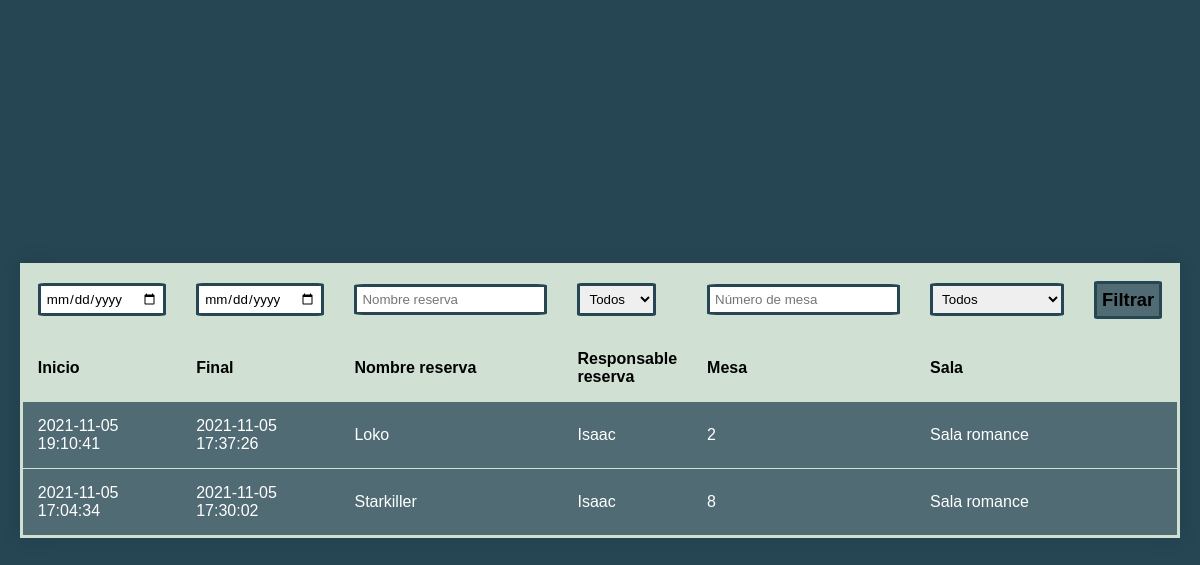
Page /view/historial.php (signed in) on the earlier database version.
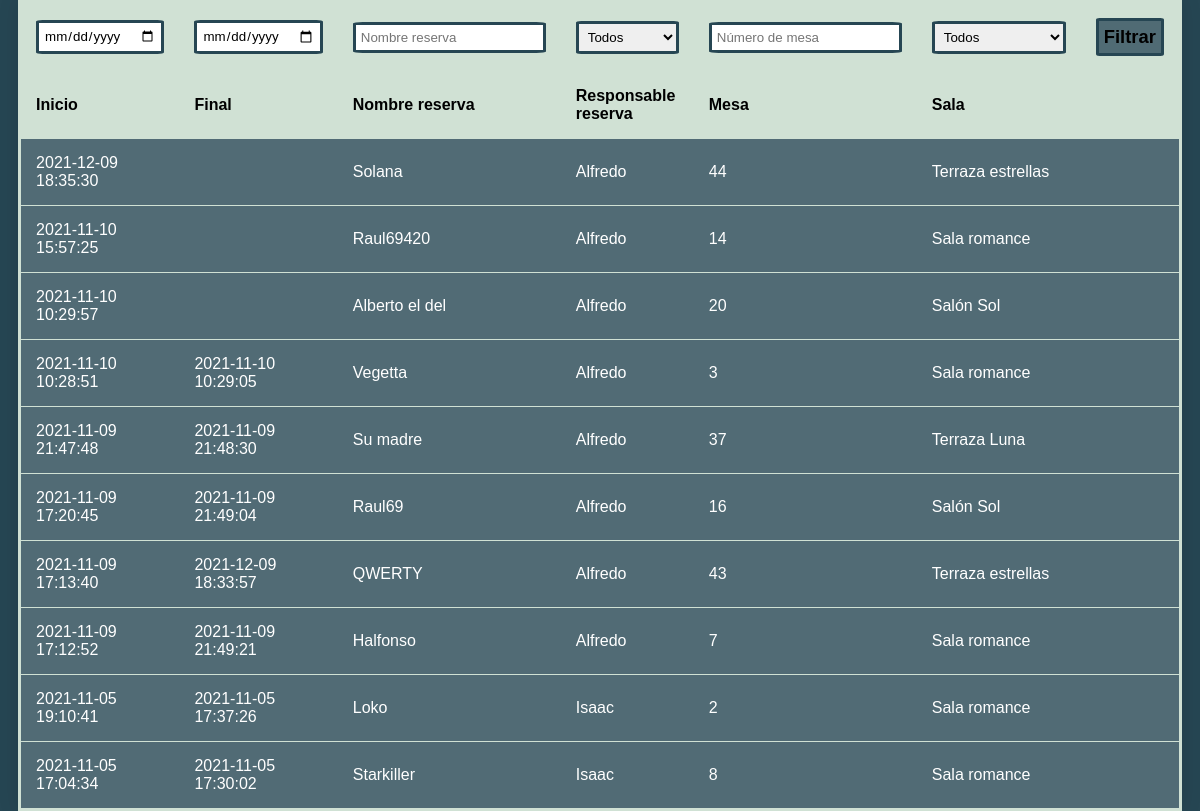
Same page on the later database version.
### tables this page shows
CREATE TABLE `tbl_reserva` (
  `id_res` int(11) NOT NULL,
  `horaIni_res` datetime NOT NULL,
  `horaFin_res` datetime DEFAULT NULL,
  `datos_res` varchar(30) NOT NULL,
  `id_use_fk` int(11) NOT NULL,
  `id_mes_fk` int(11) NOT NULL
);

CREATE TABLE `tbl_usuario` (
  `id_use` int(11) NOT NULL,
  `nombre_use` varchar(45) DEFAULT NULL,
  `email_use` varchar(50) NOT NULL,
  `pwd_use` varchar(50) NOT NULL,
  `tipo_use` enum('Camarero','Admin','Mantenimiento') NOT NULL
);

CREATE TABLE `tbl_mesa` (
  `id_mes` int(11) NOT NULL,
  `status_mes` enum('Libre','Mantenimiento','Ocupado/Reservado') NOT NULL,
  `capacidad_mes` int(3) NOT NULL,
  `id_sal_fk` int(11) NOT NULL
);

CREATE TABLE `tbl_sala` (
  `id_sal` int(11) NOT NULL,
  `nombre_sal` varchar(50) DEFAULT NULL,
  `capacidad_sal` int(3) DEFAULT NULL,
  `imagen_sal` varchar(45) DEFAULT NULL
);

### view/historial.php (the view, shortened to what this page needs)
<!DOCTYPE html>
<?php include_once '../services/connection.php';?>
<html lang="en">
<head>
    <link rel="stylesheet" href="../css/style.css">
</head>
<body class="historial">
        <div class="atras"><a href="menu.php?ahora=1"><i class="far fa-arrow-alt-square-left"></i></a></div>
        <div class="logout"><a href="../services/kill-login.php"><i class="fas fa-user-circle"></i></a></div>
<?php
    $reserva=$pdo->prepare("SELECT r.id_res, r.horaIni_res, r.horaFin_res, r.datos_res, u.nombre_use, m.id_mes, s.nombre_sal
    FROM tbl_reserva r
    INNER JOIN tbl_usuario u ON r.id_use_fk=u.id_use
    INNER JOIN tbl_mesa m ON r.id_mes_fk=m.id_mes
    INNER JOIN tbl_sala s ON m.id_sal_fk=s.id_sal;");
    $reserva->execute();
    $data = $reserva->fetchAll(PDO::FETCH_ASSOC);
?>
<div class="region-historial flex-cv">
        <table class="table-reservas">
        <thead>
            <tr><form action="./historial.php" method="POST">
                <th><input type="date" id="" name="horaIni_res" placeholder="Hora"></th>
                <th><input type="date" id="" value="" name="horaFin_res" placeholder="Hora"></th>
                <th><input type="text" id="" name="datos_res" placeholder="Nombre reserva"></th>
                <th><select name='nombre_use' value=''>
                <option value=''>Todos</option>
            </select></th>
                <th><input type="number" id="" name="id_mes" placeholder="Número de mesa"></th>
                <th><select name='nombre_sal' value=''>
                <option value=''>Todos</option>
            </select></th>
            <th><input class="boton-filtro" type="submit" value="Filtrar"></th>
                </form></tr>
<?php
    $queryGeneral = "SELECT r.id_res, r.horaIni_res, r.horaFin_res, r.datos_res, u.nombre_use, m.id_mes, s.nombre_sal
    FROM tbl_reserva r
    INNER JOIN tbl_usuario u ON r.id_use_fk=u.id_use
    INNER JOIN tbl_mesa m ON r.id_mes_fk=m.id_mes
    INNER JOIN tbl_sala s ON m.id_sal_fk=s.id_sal WHERE id_res LIKE '%%'";
        $orderby=" order by horaIni_res desc";
        $queryGeneral = $queryGeneral.$orderby;
        $reserva=$pdo->prepare($queryGeneral);
        $reserva->execute();
        $data = $reserva->fetchAll(PDO::FETCH_ASSOC);
?>
                <tr>
                    <th>Inicio</th>
                    <th>Final</th>
                    <th>Nombre reserva</th>
                    <th>Responsable reserva</th>
                    <th>Mesa</th>
                    <th>Sala</th>
                    <th></th>
                </tr>
            </thead>
            <tbody>
                <?php foreach ($data as $datas) { ?>
                <tr>
                    <td><?php echo $datas['horaIni_res'] ?></td>
                    <td><?php echo $datas['horaFin_res'] ?></td>
                    <td><?php echo $datas['datos_res'] ?></td>
                    <td><?php echo $datas['nombre_use'] ?></td>
                    <td><?php echo $datas['id_mes'] ?></td>
                    <td><?php echo $datas['nombre_sal'] ?></td>
                    <td></td>
                </tr>
                <?php } ?>
            </tbody>
        </table>
</div>
</body>
</html>

Differences in the rows shown:
added tbl_reserva: horaIni_res "2021-12-09 18:35:30", datos_res "Solana", tbl_usuario.nombre_use "Alfredo", tbl_mesa.id_mes "44", tbl_sala.nombre_sal "Terraza estrellas"
added tbl_reserva: horaIni_res "2021-11-10 15:57:25", datos_res "Raul69420", tbl_usuario.nombre_use "Alfredo", tbl_mesa.id_mes "14", tbl_sala.nombre_sal "Sala romance"
added tbl_reserva: horaIni_res "2021-11-10 10:29:57", datos_res "Alberto el del", tbl_usuario.nombre_use "Alfredo", tbl_mesa.id_mes "20", tbl_sala.nombre_sal "Salón Sol"
added tbl_reserva: horaIni_res "2021-11-10 10:28:51", horaFin_res "2021-11-10 10:29:05", datos_res "Vegetta", tbl_usuario.nombre_use "Alfredo", tbl_mesa.id_mes "3", tbl_sala.nombre_sal "Sala romance"
added tbl_reserva: horaIni_res "2021-11-09 21:47:48", horaFin_res "2021-11-09 21:48:30", datos_res "Su madre", tbl_usuario.nombre_use "Alfredo", tbl_mesa.id_mes "37", tbl_sala.nombre_sal "Terraza Luna"
added tbl_reserva: horaIni_res "2021-11-09 17:20:45", horaFin_res "2021-11-09 21:49:04", datos_res "Raul69", tbl_usuario.nombre_use "Alfredo", tbl_mesa.id_mes "16", tbl_sala.nombre_sal "Salón Sol"
added tbl_reserva: horaIni_res "2021-11-09 17:13:40", horaFin_res "2021-12-09 18:33:57", datos_res "QWERTY", tbl_usuario.nombre_use "Alfredo", tbl_mesa.id_mes "43", tbl_sala.nombre_sal "Terraza estrellas"
added tbl_reserva: horaIni_res "2021-11-09 17:12:52", horaFin_res "2021-11-09 21:49:21", datos_res "Halfonso", tbl_usuario.nombre_use "Alfredo", tbl_mesa.id_mes "7", tbl_sala.nombre_sal "Sala romance"
